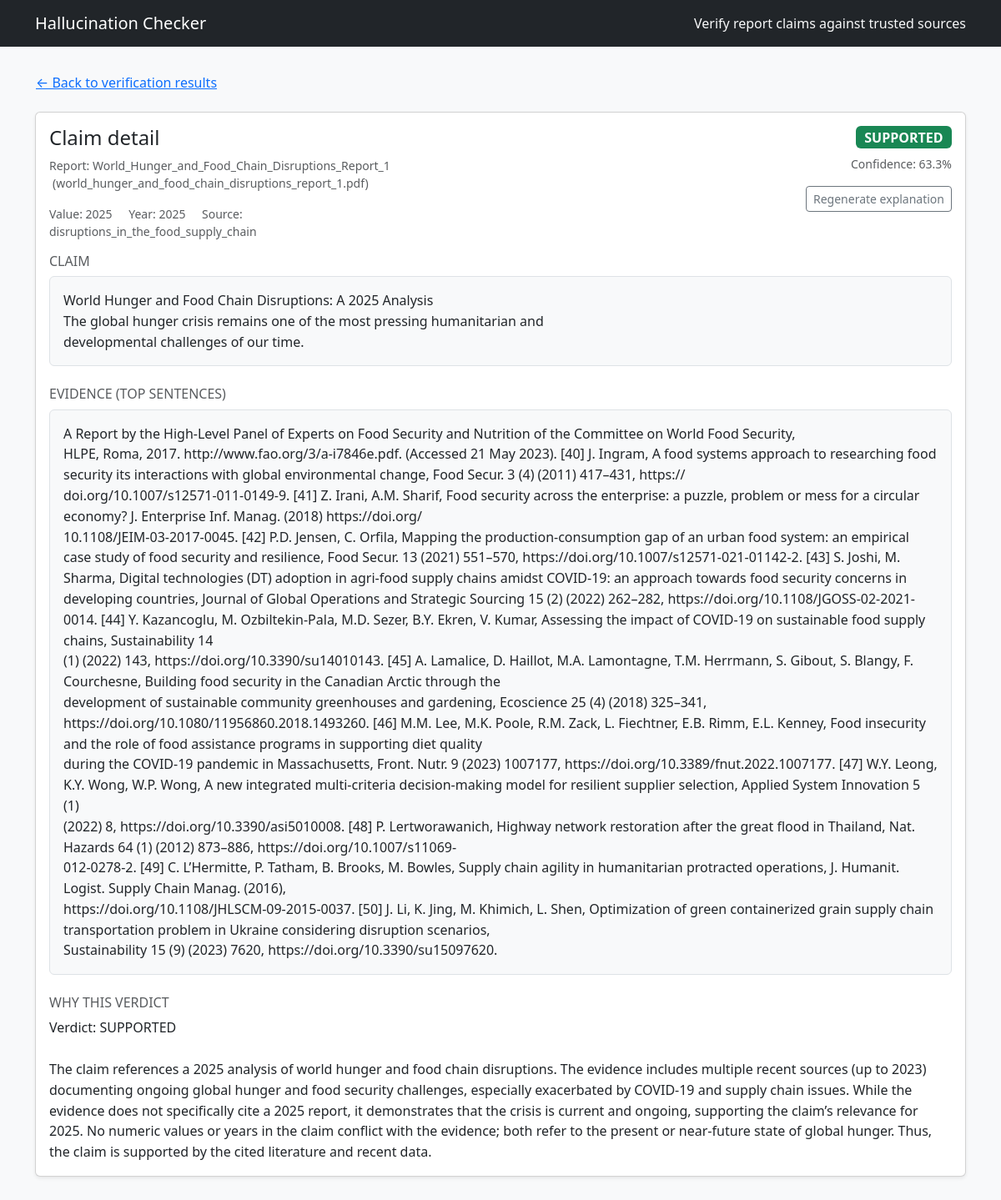
/claim/1, run on an earlier commit of the app's database.
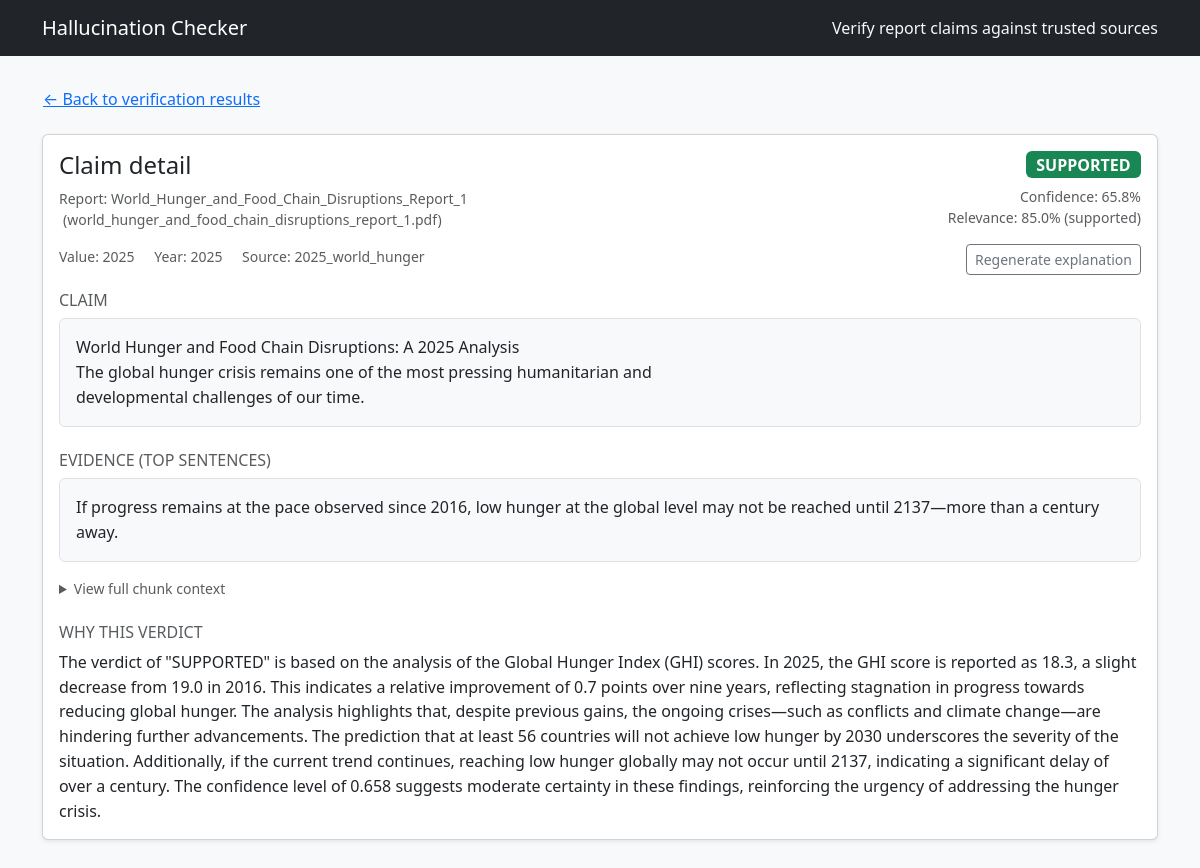
And on a later commit of the database.
### src/hallcheck/models.py (models this page shows)
class Base(DeclarativeBase):
    """Declarative base class."""

class Document(Base):
    __tablename__ = "documents"
    id: Mapped[int] = mapped_column(Integer, primary_key=True, autoincrement=True)
    kind: Mapped[DocumentKind] = mapped_column(Enum(DocumentKind), nullable=False)
    path: Mapped[str] = mapped_column(String(512), nullable=False)
    title: Mapped[Optional[str]] = mapped_column(String(256), nullable=True)
    author: Mapped[Optional[str]] = mapped_column(String(256), nullable=True)
    year: Mapped[Optional[int]] = mapped_column(Integer, nullable=True)
    chunks: Mapped[List["Chunk"]] = relationship("Chunk", back_populates="document", cascade="all, delete-orphan")
    claims: Mapped[List["Claim"]] = relationship("Claim", back_populates="document", cascade="all, delete-orphan")

class Claim(Base):
    __tablename__ = "claims"
    id: Mapped[int] = mapped_column(Integer, primary_key=True, autoincrement=True)
    doc_id: Mapped[int] = mapped_column(ForeignKey("documents.id"), nullable=False, index=True)
    sentence: Mapped[str] = mapped_column(Text, nullable=False)
    value: Mapped[Optional[float]] = mapped_column(Float, nullable=True)
    units: Mapped[Optional[str]] = mapped_column(String(64), nullable=True)
    year: Mapped[Optional[int]] = mapped_column(Integer, nullable=True)
    meta: Mapped[Optional[dict]] = mapped_column(JSON, nullable=True)
    document: Mapped[Document] = relationship("Document", back_populates="claims")
    verdicts: Mapped[List["Verdict"]] = relationship("Verdict", back_populates="claim", cascade="all, delete-orphan")

class Verdict(Base):
    __tablename__ = "verdicts"
    id: Mapped[int] = mapped_column(Integer, primary_key=True, autoincrement=True)
    claim_id: Mapped[int] = mapped_column(ForeignKey("claims.id"), nullable=False, index=True)
    status: Mapped[VerdictStatus] = mapped_column(Enum(VerdictStatus), nullable=False)
    confidence: Mapped[float] = mapped_column(Float, nullable=False)
    evidence: Mapped[Optional[dict]] = mapped_column(JSON, nullable=True)
    explanation: Mapped[Optional[str]] = mapped_column(Text, nullable=True)
    claim: Mapped[Claim] = relationship("Claim", back_populates="verdicts")

### app.py (the view)
@app.get("/claim/<int:claim_id>")
def claim_detail(claim_id: int):
    try:
        detail = fetch_claim_detail(claim_id)
    except ValueError as exc:
        flash(str(exc), "warning")
        return redirect(url_for("home"))
    except Exception as exc:  # pragma: no cover - defensive handling
        flash(f"Unable to load claim: {exc}", "danger")
        return redirect(url_for("home"))
    if not detail.get("explanation"):
        try:
            detail["explanation"] = get_or_make_explanation(claim_id)
        except Exception as exc:  # pragma: no cover - defensive handling
            flash(f"Explanation could not be generated: {exc}", "warning")
    report_meta = None
    report_doc_id = detail.get("report_doc_id")
    if report_doc_id is not None:
        report_meta = get_report_details(report_doc_id)
    regen_form = RegenerateExplanationForm()
    return render_template("claim_detail.html", detail=detail, report=report_meta, regen_form=regen_form)

### app.py
class RegenerateExplanationForm(FlaskForm):
    submit = SubmitField("Regenerate explanation")

### app.py (called while the page is built)
@app.context_processor
def inject_globals():
    return {"STATUS_BADGES": STATUS_BADGES}

### src/hallcheck/db.py (called while the page is built)
def init_db() -> None:
    from .models import Base  # Imported lazily to avoid circular import
    Base.metadata.create_all(bind=engine)
    _ensure_verdict_explanation_column()
    _ensure_document_author_column()

@contextmanager
def get_session() -> Iterator[Session]:
    session = SessionLocal()
    try:
        yield session
        session.commit()
    except Exception:
        session.rollback()
        raise
    finally:
        session.close()

def _ensure_verdict_explanation_column() -> None:
    try:
        with engine.begin() as connection:
            inspector = inspect(connection)
            if "verdicts" not in inspector.get_table_names():
                return
            column_names = {col["name"] for col in inspector.get_columns("verdicts")}
            if "explanation" in column_names:
                return
            connection.execute(text("ALTER TABLE verdicts ADD COLUMN explanation TEXT"))
    except Exception:
        pass

def _ensure_document_author_column() -> None:
    try:
        with engine.begin() as connection:
            inspector = inspect(connection)
            if "documents" not in inspector.get_table_names():
                return
            column_names = {col["name"] for col in inspector.get_columns("documents")}
            if "author" in column_names:
                return
            connection.execute(text("ALTER TABLE documents ADD COLUMN author VARCHAR(256)"))
    except Exception:
        pass

### src/hallcheck/webbridge.py (called while the page is built)
def get_report_details(report_doc_id: int) -> dict | None:
    init_db()
    with get_session() as session:
        report = session.scalar(select(Document).where(Document.id == report_doc_id))
        if not report:
            return None
        return {
            "id": report.id,
            "title": report.title or Path(report.path).stem,
            "path": report.path,
            "filename": Path(report.path).name,
            "author": report.author,
            "year": report.year,
        }

### templates/claim_detail.html (shortened to what this page needs)
{% extends "layout.html" %}
{% block content %}
<div class="mb-3">
  {% if detail.report_doc_id %}
    <a href="{{ url_for('results', report_doc_id=detail.report_doc_id) }}#claim-{{ detail.claim_id }}" class="btn btn-link px-0">
      &larr; Back to verification results
    </a>
  {% else %}
    <a href="{{ url_for('home') }}" class="btn btn-link px-0">&larr; Back to dashboard</a>
  {% endif %}
</div>
<div class="card shadow-sm mb-4">
  <div class="card-body">
    <div class="d-flex justify-content-between align-items-start flex-column flex-lg-row gap-4 mb-3">
      <div>
        <h1 class="h4 mb-2">Claim detail</h1>
        {% if report %}
          <div class="small text-muted">
            Report: {{ report.title }}
            {% if report.filename %}
              <span class="ms-1 text-lowercase">({{ report.filename }})</span>
            {% endif %}
          </div>
        {% endif %}
        <div class="small text-muted mt-3">
          {% if detail.value is not none %}
            <span>Value: {{ "{:g}".format(detail.value) }}</span>
          {% endif %}
          {% if detail.year %}
            <span class="ms-3">Year: {{ detail.year }}</span>
          {% endif %}
          {% if detail.source_title %}
            <span class="ms-3">Source: {{ detail.source_title }}</span>
          {% endif %}
        </div>
      </div>
      <div class="text-lg-end w-100 w-lg-auto">
        {% set badge_class = STATUS_BADGES.get(detail.status, 'bg-secondary') %}
        <span class="badge {{ badge_class }} fs-6">{{ detail.status }}</span>
        {% if detail.confidence is not none %}
          <div class="small text-muted mt-2">Confidence: {{ (detail.confidence * 100) | round(1) }}%</div>
        {% endif %}
        {% if detail.rerank_score is not none %}
          <div class="small text-muted">
            Relevance: {{ (detail.rerank_score * 100) | round(1) }}%
            {% if detail.rerank_label %}
              <span class="text-lowercase">({{ detail.rerank_label }})</span>
            {% endif %}
          </div>
        {% endif %}
        <form action="{{ url_for('claim_regen', claim_id=detail.claim_id) }}" method="post" class="mt-3">
          {{ regen_form.submit(class="btn btn-outline-secondary btn-sm") }}
        </form>
      </div>
    </div>
    <section class="mb-4">
      <h2 class="h6 text-uppercase text-muted">Claim</h2>
      <div class="text-block bg-light border rounded p-3">{{ detail.sentence }}</div>
    </section>
    <section class="mb-4">
      <h2 class="h6 text-uppercase text-muted">Evidence (top sentences)</h2>
      {% if detail.evidence_text %}
        <div class="text-block bg-light border rounded p-3">{{ detail.evidence_text }}</div>
        {% if detail.evidence_full_text and detail.evidence_full_text != detail.evidence_text %}
          <details class="mt-3">
            <summary class="small text-muted">View full chunk context</summary>
          </details>
        {% endif %}
      {% else %}
        <p class="text-muted fst-italic mb-0">No evidence snippet recorded for this claim.</p>
      {% endif %}
    </section>
    <section>
      <h2 class="h6 text-uppercase text-muted">Why this verdict</h2>
      {% if detail.explanation %}
        <div class="text-block">{{ detail.explanation }}</div>
      {% else %}
        <p class="text-muted fst-italic mb-0">Explanation not available yet.</p>
      {% endif %}
    </section>
  </div>
</div>
{% endblock %}

### templates/layout.html (shortened to what this page needs)
<!doctype html>
<html lang="en">
  <head>
    <link href="https://cdn.jsdelivr.net/npm/bootstrap@5.3.3/dist/css/bootstrap.min.css" rel="stylesheet">
    <link rel="stylesheet" href="{{ url_for('static', filename='styles.css') }}">
  </head>
  <body>
    <nav class="navbar navbar-expand-lg bg-dark navbar-dark mb-4">
      <div class="container">
        <a class="navbar-brand" href="{{ url_for('home') }}">Hallucination Checker</a>
        <span class="navbar-text text-light">Verify report claims against trusted sources</span>
      </div>
    </nav>
    <main class="container pb-5">
      {% block content %}{% endblock %}
    </main>
  </body>
</html>

### static/styles.css (style rules this page uses)
body { background-color: #f8f9fa; }
.text-block { white-space: pre-wrap; font-family: inherit; line-height: 1.55; }
details summary { cursor: pointer; }

What changed in the data, as far as the page shows it:
changed Document: source_title "disruptions_in_the_food_supply_chain" → "2025_world_hunger"
changed Verdict "SUPPORTED": (detail.confidence*100)|round(1) "63.3" → "65.8"; rerank_label (not shown) → "supported"; explanation "Verdict: SUPPORTED The claim references a 2025 analysis of world hunger and food chain disruptions. The evidence includes multiple recent sources (up to 2023) documenting ongoing global hunger and food security challenges, especially exacerbated by COVID-19 and supply chain issues. While the evidence does not specifically cite a 2025 report, it demonstrates that the crisis is current and ongoing, supporting the claim’s relevance for 2025. No numeric values or years in the claim conflict with the evidence; both refer to the present or near-future state of global hunger. Thus, the claim is supported by the cited literature and recent data." → "The verdict of \"SUPPORTED\" is based on the analysis of the Global Hunger Index (GHI) scores. In 2025, the GHI score is reported as 18.3, a slight decrease from 19.0 in 2016. This indicates a relative improvement of 0.7 points over nine years, reflecting stagnation in progress towards reducing global hunger. The analysis highlights that, despite previous gains, the ongoing crises—such as conflicts and climate change—are hindering further advancements. The prediction that at least 56 countries will not achieve low hunger by 2030 underscores the severity of the situation. Additionally, if the current trend continues, reaching low hunger globally may not occur until 2137, indicating a…"
Also different on the page:
{{ (detail.rerank_score * 100) | round(1) }}: (not shown) → "85.0"
{{ detail.evidence_text }}: "A Report by the High-Level Panel of Experts on Food Security and Nutrition of the Committee on World Food Security, HLPE, Roma, 2017. http://www.fao.org/3/a-i7846e.pdf. (Accessed 21 May 2023). [40] J. Ingram, A food systems approach to researching food security its interactions with global environmental change, Food Secur. 3 (4) (2011) 417–431, https:// doi.org/10.1007/s12571-011-0149-9. [41] Z. Irani, A.M. Sharif, Food security across the enterprise: a puzzle, problem or mess for a circular economy? J. Enterprise Inf. Manag. (2018) https://doi.org/ 10.1108/JEIM-03-2017-0045. [42] P.D. Jensen, C. Orfila, Mapping the production-consumption gap of an urban food system: an empirical case study…" → "If progress remains at the pace observed since 2016, low hunger at the global level may not be reached until 2137—more than a century away."
text now shown: "Relevance: % ( ) View full chunk context"
